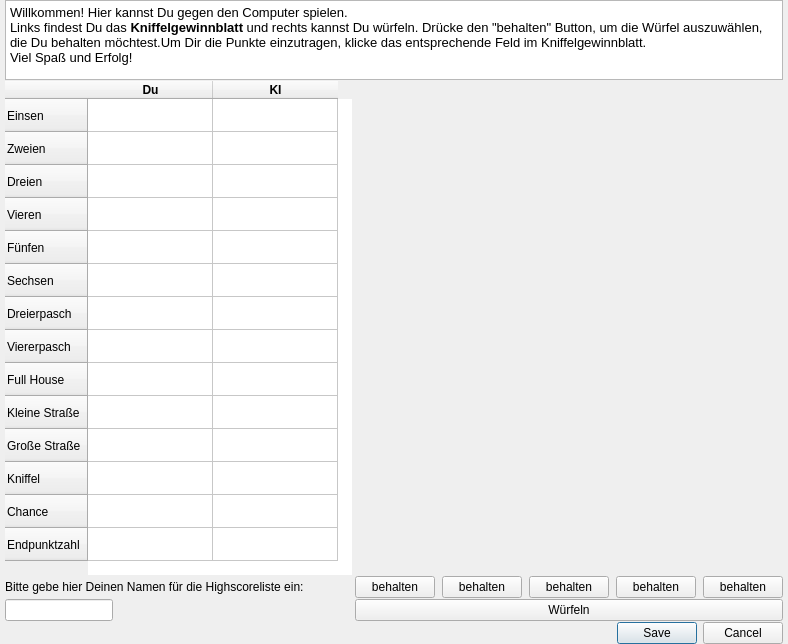
<?xml version="1.0" encoding="UTF-8"?>
<ui version="4.0">
 <class>singleplayerDialog</class>
 <widget class="QDialog" name="singleplayerDialog">
  <property name="geometry">
   <rect>
    <x>0</x>
    <y>0</y>
    <width>900</width>
    <height>630</height>
   </rect>
  </property>
  <property name="windowTitle">
   <string>Singleplayer Kniffel</string>
  </property>
  <layout class="QFormLayout" name="formLayout">
   <property name="sizeConstraint">
    <enum>QLayout::SetFixedSize</enum>
   </property>
   <property name="fieldGrowthPolicy">
    <enum>QFormLayout::AllNonFixedFieldsGrow</enum>
   </property>
   <property name="horizontalSpacing">
    <number>3</number>
   </property>
   <property name="verticalSpacing">
    <number>1</number>
   </property>
   <property name="leftMargin">
    <number>5</number>
   </property>
   <property name="topMargin">
    <number>0</number>
   </property>
   <property name="rightMargin">
    <number>5</number>
   </property>
   <property name="bottomMargin">
    <number>0</number>
   </property>
   <item row="1" column="0">
    <widget class="QTableWidget" name="tW_SpielstandSingle">
     <property name="sizePolicy">
      <sizepolicy hsizetype="Maximum" vsizetype="Expanding">
       <horstretch>0</horstretch>
       <verstretch>0</verstretch>
      </sizepolicy>
     </property>
     <property name="frameShape">
      <enum>QFrame::NoFrame</enum>
     </property>
     <property name="sizeAdjustPolicy">
      <enum>QAbstractScrollArea::AdjustToContents</enum>
     </property>
     <property name="editTriggers">
      <set>QAbstractItemView::SelectedClicked</set>
     </property>
     <attribute name="horizontalHeaderDefaultSectionSize">
      <number>125</number>
     </attribute>
     <attribute name="verticalHeaderDefaultSectionSize">
      <number>33</number>
     </attribute>
     <row>
      <property name="text">
       <string>Einsen</string>
      </property>
     </row>
     <row>
      <property name="text">
       <string>Zweien</string>
      </property>
     </row>
     <row>
      <property name="text">
       <string>Dreien</string>
      </property>
     </row>
     <row>
      <property name="text">
       <string>Vieren</string>
      </property>
     </row>
     <row>
      <property name="text">
       <string>Fünfen</string>
      </property>
     </row>
     <row>
      <property name="text">
       <string>Sechsen</string>
      </property>
     </row>
     <row>
      <property name="text">
       <string>Dreierpasch</string>
      </property>
     </row>
     <row>
      <property name="text">
       <string>Viererpasch</string>
      </property>
     </row>
     <row>
      <property name="text">
       <string>Full House</string>
      </property>
     </row>
     <row>
      <property name="text">
       <string>Kleine Straße</string>
      </property>
     </row>
     <row>
      <property name="text">
       <string>Große Straße</string>
      </property>
     </row>
     <row>
      <property name="text">
       <string>Kniffel</string>
      </property>
     </row>
     <row>
      <property name="text">
       <string>Chance</string>
      </property>
     </row>
     <row>
      <property name="text">
       <string>Endpunktzahl</string>
      </property>
     </row>
     <column>
      <property name="text">
       <string>Du</string>
      </property>
      <property name="font">
       <font>
        <weight>75</weight>
        <bold>true</bold>
       </font>
      </property>
      <property name="foreground">
       <brush brushstyle="NoBrush">
        <color alpha="255">
         <red>0</red>
         <green>0</green>
         <blue>0</blue>
        </color>
       </brush>
      </property>
     </column>
     <column>
      <property name="text">
       <string>KI</string>
      </property>
      <property name="font">
       <font>
        <weight>75</weight>
        <bold>true</bold>
       </font>
      </property>
     </column>
    </widget>
   </item>
   <item row="1" column="1">
    <layout class="QHBoxLayout" name="horizontalLayout" stretch="7,7,7,7,7">
     <property name="spacing">
      <number>7</number>
     </property>
     <property name="sizeConstraint">
      <enum>QLayout::SetDefaultConstraint</enum>
     </property>
     <property name="topMargin">
      <number>200</number>
     </property>
     <item>
      <widget class="QLabel" name="qlW1">
       <property name="maximumSize">
        <size>
         <width>110</width>
         <height>112</height>
        </size>
       </property>
       <property name="text">
        <string/>
       </property>
       <property name="scaledContents">
        <bool>true</bool>
       </property>
       <property name="alignment">
        <set>Qt::AlignCenter</set>
       </property>
      </widget>
     </item>
     <item>
      <widget class="QLabel" name="qlW2">
       <property name="maximumSize">
        <size>
         <width>110</width>
         <height>112</height>
        </size>
       </property>
       <property name="text">
        <string/>
       </property>
       <property name="scaledContents">
        <bool>true</bool>
       </property>
      </widget>
     </item>
     <item>
      <widget class="QLabel" name="qlW3">
       <property name="maximumSize">
        <size>
         <width>110</width>
         <height>112</height>
        </size>
       </property>
       <property name="text">
        <string/>
       </property>
       <property name="scaledContents">
        <bool>true</bool>
       </property>
      </widget>
     </item>
     <item>
      <widget class="QLabel" name="qlW4">
       <property name="sizePolicy">
        <sizepolicy hsizetype="Preferred" vsizetype="Preferred">
         <horstretch>0</horstretch>
         <verstretch>0</verstretch>
        </sizepolicy>
       </property>
       <property name="maximumSize">
        <size>
         <width>110</width>
         <height>112</height>
        </size>
       </property>
       <property name="text">
        <string/>
       </property>
       <property name="scaledContents">
        <bool>true</bool>
       </property>
      </widget>
     </item>
     <item>
      <widget class="QLabel" name="qlW5">
       <property name="sizePolicy">
        <sizepolicy hsizetype="Preferred" vsizetype="Preferred">
         <horstretch>0</horstretch>
         <verstretch>0</verstretch>
        </sizepolicy>
       </property>
       <property name="maximumSize">
        <size>
         <width>110</width>
         <height>112</height>
        </size>
       </property>
       <property name="text">
        <string/>
       </property>
       <property name="scaledContents">
        <bool>true</bool>
       </property>
      </widget>
     </item>
    </layout>
   </item>
   <item row="2" column="1">
    <layout class="QGridLayout" name="gridLayout_3">
     <property name="bottomMargin">
      <number>0</number>
     </property>
     <property name="horizontalSpacing">
      <number>7</number>
     </property>
     <property name="verticalSpacing">
      <number>0</number>
     </property>
     <item row="0" column="4">
      <widget class="QPushButton" name="pBW5">
       <property name="text">
        <string>behalten</string>
       </property>
       <property name="checkable">
        <bool>true</bool>
       </property>
      </widget>
     </item>
     <item row="0" column="0">
      <widget class="QPushButton" name="pBW1">
       <property name="text">
        <string>behalten</string>
       </property>
       <property name="checkable">
        <bool>true</bool>
       </property>
      </widget>
     </item>
     <item row="0" column="3">
      <widget class="QPushButton" name="pBW4">
       <property name="sizePolicy">
        <sizepolicy hsizetype="Minimum" vsizetype="Fixed">
         <horstretch>0</horstretch>
         <verstretch>0</verstretch>
        </sizepolicy>
       </property>
       <property name="text">
        <string>behalten</string>
       </property>
       <property name="checkable">
        <bool>true</bool>
       </property>
      </widget>
     </item>
     <item row="0" column="2">
      <widget class="QPushButton" name="pBW3">
       <property name="text">
        <string>behalten</string>
       </property>
       <property name="checkable">
        <bool>true</bool>
       </property>
      </widget>
     </item>
     <item row="0" column="1">
      <widget class="QPushButton" name="pBW2">
       <property name="text">
        <string>behalten</string>
       </property>
       <property name="checkable">
        <bool>true</bool>
       </property>
      </widget>
     </item>
    </layout>
   </item>
   <item row="3" column="1">
    <widget class="QPushButton" name="pBwuerfeln">
     <property name="text">
      <string>Würfeln</string>
     </property>
    </widget>
   </item>
   <item row="4" column="1">
    <widget class="QDialogButtonBox" name="buttonBox">
     <property name="orientation">
      <enum>Qt::Horizontal</enum>
     </property>
     <property name="standardButtons">
      <set>QDialogButtonBox::Cancel|QDialogButtonBox::Save</set>
     </property>
     <property name="centerButtons">
      <bool>false</bool>
     </property>
    </widget>
   </item>
   <item row="0" column="0" colspan="2">
    <widget class="QTextBrowser" name="Spielerklaerung">
     <property name="maximumSize">
      <size>
       <width>16777215</width>
       <height>80</height>
      </size>
     </property>
     <property name="html">
      <string>&lt;!DOCTYPE HTML PUBLIC &quot;-//W3C//DTD HTML 4.0//EN&quot; &quot;http://www.w3.org/TR/REC-html40/strict.dtd&quot;&gt;
&lt;html&gt;&lt;head&gt;&lt;meta name=&quot;qrichtext&quot; content=&quot;1&quot; /&gt;&lt;style type=&quot;text/css&quot;&gt;
p, li { white-space: pre-wrap; }
&lt;/style&gt;&lt;/head&gt;&lt;body style=&quot; font-family:'MS Shell Dlg 2'; font-size:8.25pt; font-weight:400; font-style:normal;&quot;&gt;
&lt;p style=&quot; margin-top:0px; margin-bottom:0px; margin-left:0px; margin-right:0px; -qt-block-indent:0; text-indent:0px;&quot;&gt;&lt;span style=&quot; font-size:10pt;&quot;&gt;Willkommen! Hier kannst Du gegen den Computer spielen.&lt;/span&gt;&lt;/p&gt;
&lt;p style=&quot; margin-top:0px; margin-bottom:0px; margin-left:0px; margin-right:0px; -qt-block-indent:0; text-indent:0px;&quot;&gt;&lt;span style=&quot; font-size:10pt;&quot;&gt;Links findest Du das &lt;/span&gt;&lt;span style=&quot; font-size:10pt; font-weight:600;&quot;&gt;Kniffelgewinnblatt&lt;/span&gt;&lt;span style=&quot; font-size:10pt;&quot;&gt; und rechts kannst Du würfeln. Drücke den &amp;quot;behalten&amp;quot; Button, um die Würfel auszuwählen, die Du behalten möchtest.Um Dir die Punkte einzutragen, klicke das entsprechende Feld im Kniffelgewinnblatt.&lt;/span&gt;&lt;/p&gt;
&lt;p style=&quot; margin-top:0px; margin-bottom:0px; margin-left:0px; margin-right:0px; -qt-block-indent:0; text-indent:0px;&quot;&gt;&lt;span style=&quot; font-size:10pt;&quot;&gt;Viel Spaß und Erfolg!&lt;/span&gt;&lt;/p&gt;&lt;/body&gt;&lt;/html&gt;</string>
     </property>
    </widget>
   </item>
   <item row="2" column="0">
    <widget class="QLabel" name="lName">
     <property name="text">
      <string>Bitte gebe hier Deinen Namen für die Highscoreliste ein:</string>
     </property>
    </widget>
   </item>
   <item row="3" column="0">
    <widget class="QLineEdit" name="lineEdit"/>
   </item>
  </layout>
 </widget>
 <resources/>
 <connections>
  <connection>
   <sender>buttonBox</sender>
   <signal>accepted()</signal>
   <receiver>singleplayerDialog</receiver>
   <slot>accept()</slot>
   <hints>
    <hint type="sourcelabel">
     <x>629</x>
     <y>618</y>
    </hint>
    <hint type="destinationlabel">
     <x>157</x>
     <y>274</y>
    </hint>
   </hints>
  </connection>
  <connection>
   <sender>buttonBox</sender>
   <signal>rejected()</signal>
   <receiver>singleplayerDialog</receiver>
   <slot>reject()</slot>
   <hints>
    <hint type="sourcelabel">
     <x>697</x>
     <y>618</y>
    </hint>
    <hint type="destinationlabel">
     <x>286</x>
     <y>274</y>
    </hint>
   </hints>
  </connection>
 </connections>
</ui>
